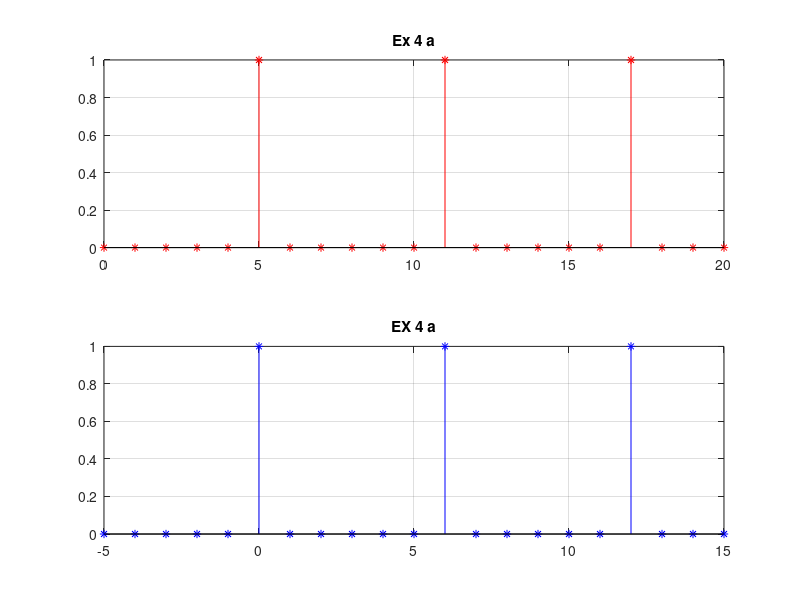
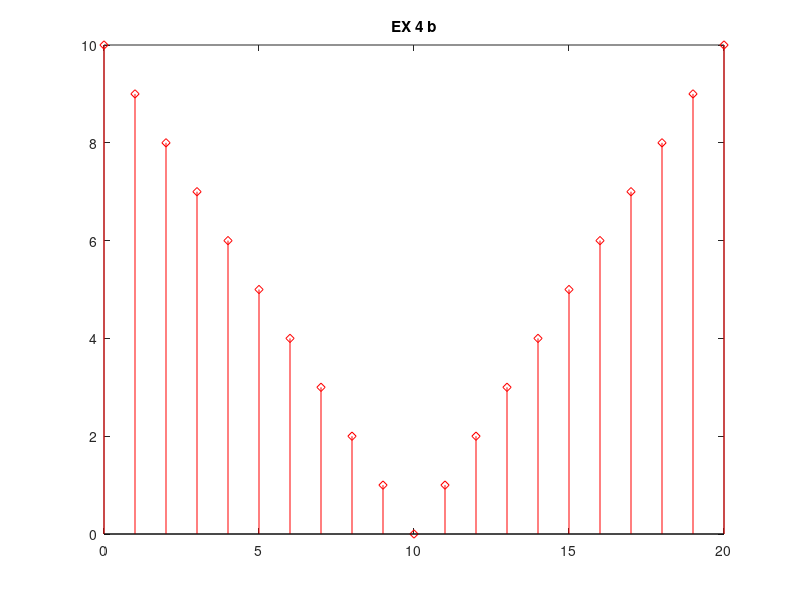
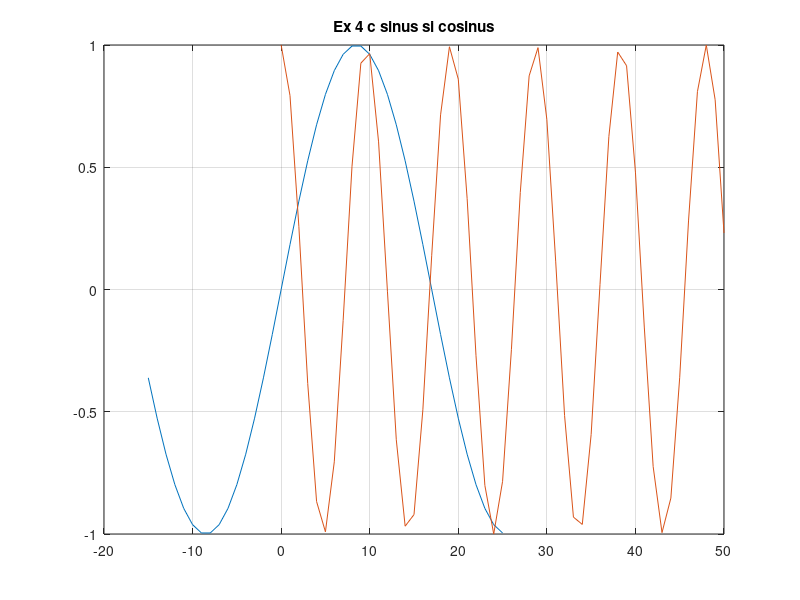
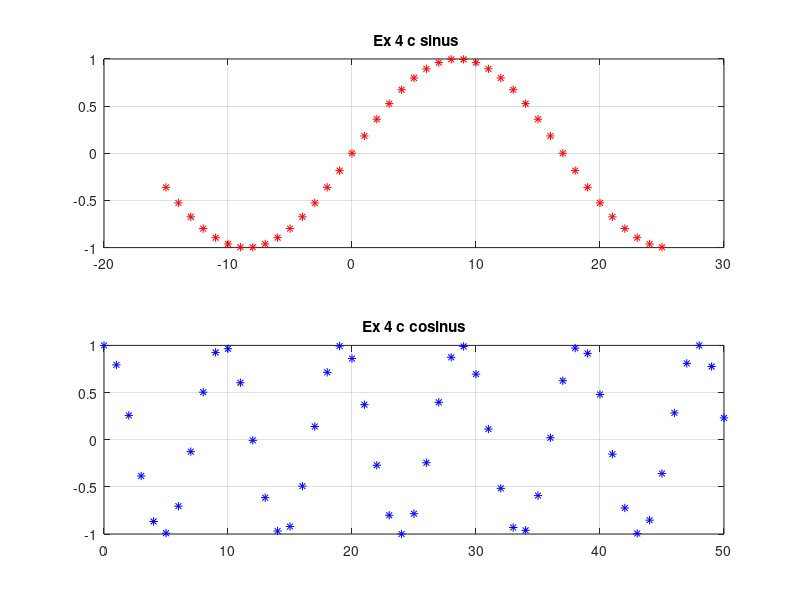

MATLAB code to generate these figures, in order:

%a)
    z=zeros(1, 21);  
for i=6 : 6 :21                                      
z(1,i)=1;
end 

    n= 0:20;
    m= -5:15;
    
figure(1)                                              
subplot(2,1,1), stem(n,z,'r*'),title('Ex 4 a'), grid   
subplot(2,1,2), stem(m,z,'b*'),title('EX 4 a'), grid


% b)
    t= abs(10-n);                                     
    
 figure(2)
 stem(n,t,'rd'), title('EX 4 b')
 
 %c
 
    q1= -15:25;
    q2= 0:50;
    
    x1=sin((pi/17)*q1);
    x2=cos((pi/sqrt(23))*q2);

 figure(3)
 plot(q1,x1,q2,x2),grid,title('Ex 4 c sinus si cosinus')
 
 
 figure(4)
 subplot(2,1,1), plot(q1,x1,'r*'),grid,title(' Ex 4 c sinus')
 subplot(2,1,2), plot(q2,x2,'b*'),grid,title('Ex 4 c cosinus')
 
 figure(5)
 subplot(2,1,1), stem(q1,x1,'rd'),grid,title(' Ex 4 c sinus')
 subplot(2,1,2), stem(q2,x2,'bd'),grid,title('Ex 4 c cosinus')
  